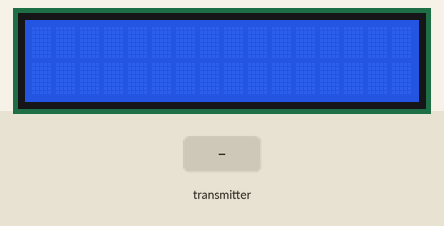
Recording of a sketch running on a simulated Arduino Uno, built with avr-gcc and run on an emulated ATmega328P. Shown: 16×2 character LCD. The test bench sets the inputs (shaded band). No radio packets arrive unless stated; what the sketch prints to the serial monitor is not drawn.

Above: at 1.2 s.
1.3 s: the transmitter starts sending dis.0 = 0
At 1.6 s:
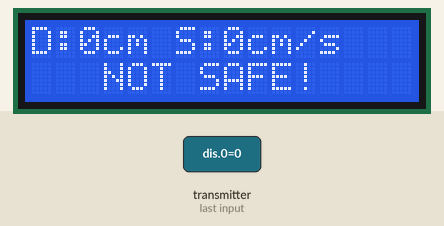
2.8 s: the transmitter starts sending dis.1 = 25
At 3.6 s:
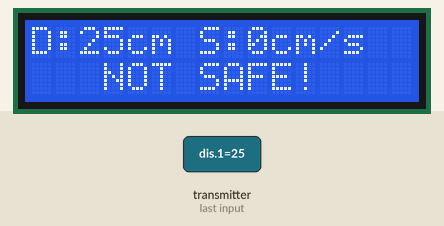
4.4 s: the transmitter starts sending dis.1 = 100
At 5.9 s:
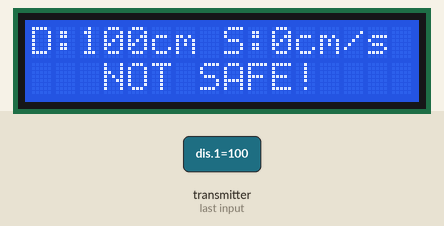
7.4 s: the transmitter starts sending dis.0 = 25
At 9.0 s:
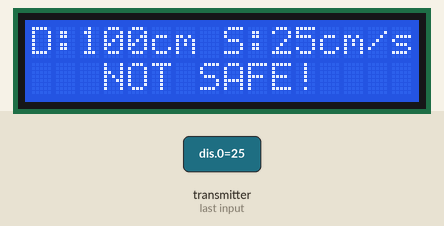
Timing chart, 0 to 10.1 s (numbered marks = the images above; inputs shaded):
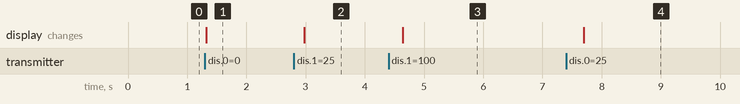

Measured:
- after the input at 1.3 s, the display: changes at once (image 1)
- after the input at 2.8 s, the display: changes after 0.18 s (image 2)
- after the input at 4.4 s, the display: changes after 0.24 s (image 3)
- after the input at 7.4 s, the display: changes after 0.30 s (image 4)

The sketch:

Receiver.ino
```cpp
#include <SPI.h>                // Include SPI library for communication with other devices
#include <nRF24L01.h>           // Include nRF24L01 library for wireless communication
#include <RF24.h>               // Include RF24 library for interfacing with NRF24L01 transceiver
#include <Wire.h>               // Include Wire library for I2C communication
#include <LiquidCrystal_I2C.h>  // Include LiquidCrystal_I2C library for controlling LCD display

LiquidCrystal_I2C lcd(0x27, 16, 2);    // Initialize LCD object with I2C address 0x27, 16 columns, and 2 rows
RF24 radio(7, 8);                       // Initialize NRF24L01 radio object with CE and CSN pins

const byte address[6] = "00001";        // Define address for communication with NRF24L01 module

void setup() {
  Serial.begin(9600);                   // Initialize serial communication at 9600 baud rate
  Wire.begin();                          // Initialize I2C bus
  lcd.init();                            // Initialize the LCD display
  lcd.backlight();                       // Turn on the backlight of the LCD
  radio.begin();                         // Initialize radio communication
  radio.openReadingPipe(0, address);     // Open a reading pipe with the defined address
  radio.setPALevel(RF24_PA_MIN);         // Set the power amplifier level to minimum
  radio.startListening();                // Start listening for incoming data
}

void loop() {
  if (radio.available()) {               // Check if there is data available for reading
    float dis[2];                        // Create an array to store distance and speed
    radio.read(&dis, sizeof(dis));       // Read data from the radio module into the 'dis' array
    Serial.println(round(dis[1]));       // Print the rounded value of distance to the serial monitor
    lcd.clear();                         // Clear the LCD screen
    lcd.setCursor(0, 0);                 // Set the cursor to the beginning of the first line
    lcd.print("D:");                     // Print label for distance
    lcd.print(round(dis[1]));            // Print the rounded value of distance
    lcd.print("cm");                     // Print unit for distance
    lcd.print(" ");                      // Print a space
    lcd.print("S:");                     // Print label for speed
    lcd.print(round(dis[0]));            // Print the rounded value of speed
    lcd.print("cm/s");                   // Print unit for speed
    lcd.setCursor(3, 1);                 // Set the cursor to the fourth column of the second line
    if (round(dis[1]) > 100) {           // Check if the distance is greater than 100cm
      lcd.print("   SAFE");              // If so, print "SAFE" on the LCD
    } else {
      lcd.print("NOT SAFE!");            // If not, print "NOT SAFE!" on the LCD
    }
    delay(250);                          // Delay for stability
  }
}
```
